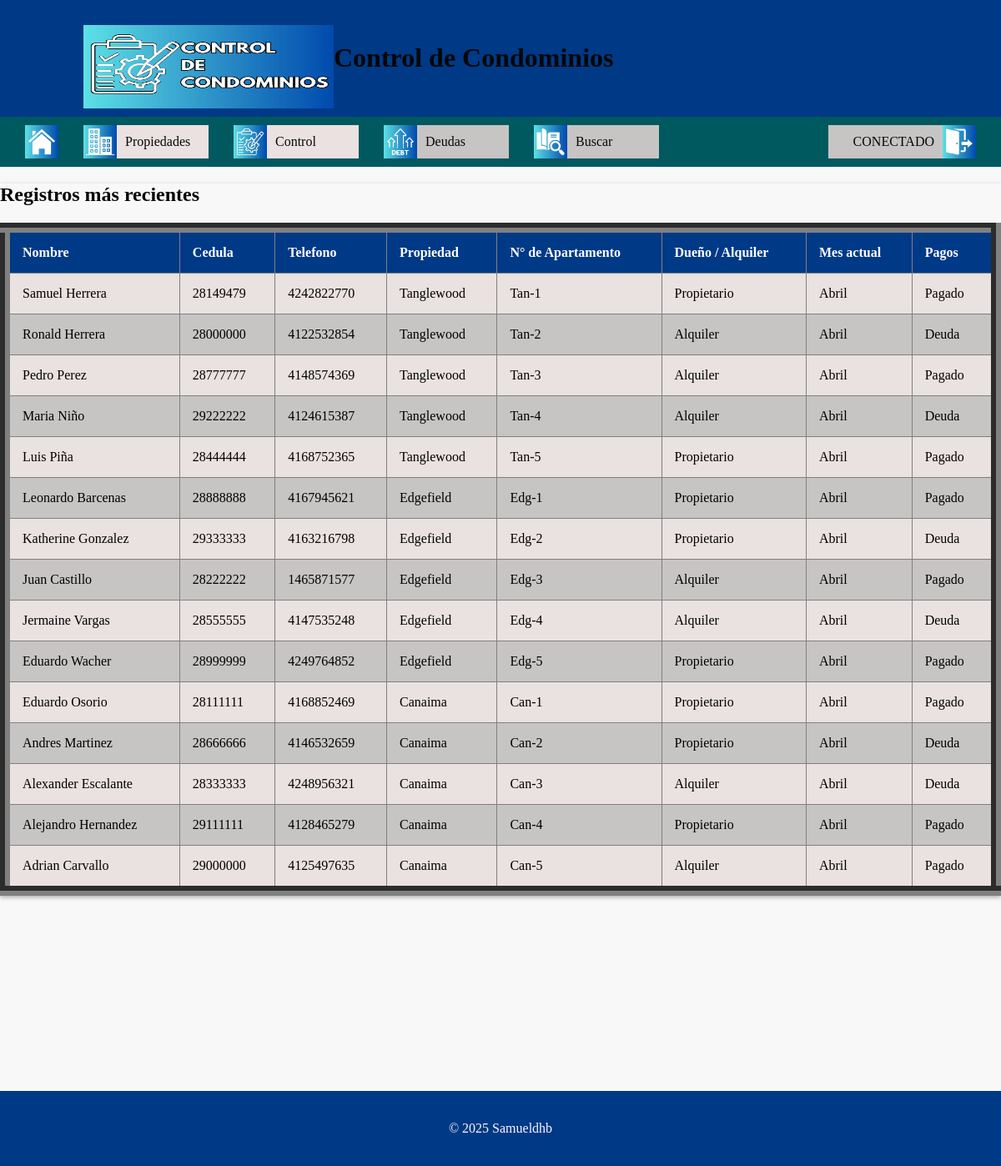
The app's page /home.php with its own data.
### tables this page shows
CREATE TABLE `t_residentes` (
  `Id_residente` int(50) NOT NULL,
  `Nombre` varchar(50) NOT NULL,
  `Cedula` int(50) NOT NULL,
  `Telefono` bigint(50) NOT NULL,
  `Tipo_res` enum('Alquiler','Propietario') NOT NULL
);

CREATE TABLE `t_propiedades` (
  `Id_propiedad` int(50) NOT NULL,
  `Nom_propiedad` varchar(50) NOT NULL,
  `Direccion` varchar(250) NOT NULL
);

CREATE TABLE `t_apartamentos` (
  `Nro_apartamento` varchar(50) NOT NULL,
  `Id_propiedad` int(50) NOT NULL
);

CREATE TABLE `t_cobranzas` (
  `Id_cobranza` int(50) NOT NULL,
  `Nro_apartamento` varchar(50) NOT NULL,
  `Id_residente` int(50) NOT NULL,
  `Pagos` enum('Pagado','Deuda') NOT NULL,
  `Meses` enum('Abril','Mayo','Junio','Julio','Agosto') NOT NULL,
  `Fechas` date NOT NULL
);

### home.php (the view, shortened to what this page needs)
<!DOCTYPE html>
<html lang="es">
<head>
    <link rel="stylesheet" href="style.css">
</head>
<body>
<header>
        <div class="container">
        <a href="home.php">
            <img src="img/banner.jpg" class="logo">
            <h1>Control de Condominios</h1>
        </div>
    </header>
    <?php
    include "nav_home.php";
    ?>
    <?php
        include 'dbteams.php';
        $SQL = "SELECT
    r.Nombre,
    r.Cedula,
    r.Telefono,
    p.Nom_propiedad AS Propiedad,
    a.Nro_apartamento,
    r.Tipo_res AS Tipo,
    c.Meses,
    c.Pagos
FROM
    t_residentes r
JOIN
    t_cobranzas c ON r.Id_residente = c.Id_residente
JOIN
    t_apartamentos a ON c.Nro_apartamento = a.Nro_apartamento
JOIN
    t_propiedades p ON a.Id_propiedad = p.Id_propiedad;";
        $resultado = mysqli_query($cone, $SQL);
    ?>
    <div class="row">
    <section class="tabla-container">
        <h2>Registros más recientes</h2>
        <center><table border="12">
            <thead>
                <tr>
                    <th>Nombre</th>
                    <th>Cedula</th>
                    <th>Telefono</th>
                    <th>Propiedad</th>
                    <th>N° de Apartamento</th>
                    <th>Dueño / Alquiler</th>
                    <th>Mes actual</th>
                    <th>Pagos</th>
                </tr>
            </thead>
            <tbody>
                <?php while($row = mysqli_fetch_assoc($resultado)) { ?>
                    <tr>
                        <td><?php echo htmlspecialchars($row['Nombre']); ?></td>
                        <td><?php echo htmlspecialchars($row['Cedula']); ?></td>
                        <td><?php echo htmlspecialchars($row['Telefono']); ?></td>
                        <td><?php echo htmlspecialchars($row['Propiedad']); ?></td>
                        <td><?php echo htmlspecialchars($row['Nro_apartamento']); ?></td>
                        <td><?php echo htmlspecialchars($row['Tipo']); ?></td>
                        <td><?php echo htmlspecialchars($row['Meses']); ?></td>
                        <td><?php echo htmlspecialchars($row['Pagos']); ?></td>
                    </tr>
                <?php } ?>
            </tbody>
        </table></center>
    </div>
    </body>
        <br><br><br><br><br><br><br><br><br><br><br><br><br>
        <footer>
        <div class="container">
            <p>&copy; 2025 Samueldhb</p>
        </div>
    </footer>
    </html>

### style.css (style rules this page uses)
body { font-family: 'Chakra Petch'; margin: 0; padding: 0; background-color: #f8f8f8; position: relative; min-height: 100vh; }
.container { max-width: 1000px; margin: 0 auto; padding: 20px; }
header { background-color: #003986; color: #f8f8f8; padding: 10px 0; }
.logo { width: 300px; height: 100px; float: left; }
a { text-decoration: none; color: #070707; }
h2 { text-align: center; margin-bottom: 20px; color: #070707; }
.tabla-container table { border-collapse: collapse; width: 100%; }
.tabla-container h2 { text-align: left; }
.tabla-container th, .tabla-container td { padding: 15px; text-align: left; }
.tabla-container th { background-color: #003986; color: white; }
.tabla-container tbody tr:nth-child(even) { background-color: #C7C4C4; }
.tabla-container tbody tr:nth-child(odd) { background-color: #eae1e1; }
.tabla-container { border-collapse: collapse; width: 100%; box-shadow: 0px 2px 5px rgba(0, 0, 0, 0.3); }
footer { background-color: #003986; color: #f8f8f8; text-align: center; bottom: 0; width: 100%; }

### records on screen
t_residentes: Nombre "Samuel Herrera", Cedula "28149479", Telefono "4242822770", t_propiedades.Nom_propiedad "Tanglewood", t_apartamentos.Nro_apartamento "Tan-1", Tipo_res "Propietario", t_cobranzas.Meses "Abril", t_cobranzas.Pagos "Pagado"
t_residentes: Nombre "Ronald Herrera", Cedula "28000000", Telefono "4122532854", t_propiedades.Nom_propiedad "Tanglewood", t_apartamentos.Nro_apartamento "Tan-2", Tipo_res "Alquiler", t_cobranzas.Meses "Abril", t_cobranzas.Pagos "Deuda"
t_residentes: Nombre "Pedro Perez", Cedula "28777777", Telefono "4148574369", t_propiedades.Nom_propiedad "Tanglewood", t_apartamentos.Nro_apartamento "Tan-3", Tipo_res "Alquiler", t_cobranzas.Meses "Abril", t_cobranzas.Pagos "Pagado"
t_residentes: Nombre "Maria Niño", Cedula "29222222", Telefono "4124615387", t_propiedades.Nom_propiedad "Tanglewood", t_apartamentos.Nro_apartamento "Tan-4", Tipo_res "Alquiler", t_cobranzas.Meses "Abril", t_cobranzas.Pagos "Deuda"
t_residentes: Nombre "Luis Piña", Cedula "28444444", Telefono "4168752365", t_propiedades.Nom_propiedad "Tanglewood", t_apartamentos.Nro_apartamento "Tan-5", Tipo_res "Propietario", t_cobranzas.Meses "Abril", t_cobranzas.Pagos "Pagado"
t_residentes: Nombre "Leonardo Barcenas", Cedula "28888888", Telefono "4167945621", t_propiedades.Nom_propiedad "Edgefield", t_apartamentos.Nro_apartamento "Edg-1", Tipo_res "Propietario", t_cobranzas.Meses "Abril", t_cobranzas.Pagos "Pagado"
t_residentes: Nombre "Katherine Gonzalez", Cedula "29333333", Telefono "4163216798", t_propiedades.Nom_propiedad "Edgefield", t_apartamentos.Nro_apartamento "Edg-2", Tipo_res "Propietario", t_cobranzas.Meses "Abril", t_cobranzas.Pagos "Deuda"
t_residentes: Nombre "Juan Castillo", Cedula "28222222", Telefono "1465871577", t_propiedades.Nom_propiedad "Edgefield", t_apartamentos.Nro_apartamento "Edg-3", Tipo_res "Alquiler", t_cobranzas.Meses "Abril", t_cobranzas.Pagos "Pagado"
t_residentes: Nombre "Jermaine Vargas", Cedula "28555555", Telefono "4147535248", t_propiedades.Nom_propiedad "Edgefield", t_apartamentos.Nro_apartamento "Edg-4", Tipo_res "Alquiler", t_cobranzas.Meses "Abril", t_cobranzas.Pagos "Deuda"
t_residentes: Nombre "Eduardo Wacher", Cedula "28999999", Telefono "4249764852", t_propiedades.Nom_propiedad "Edgefield", t_apartamentos.Nro_apartamento "Edg-5", Tipo_res "Propietario", t_cobranzas.Meses "Abril", t_cobranzas.Pagos "Pagado"
t_residentes: Nombre "Eduardo Osorio", Cedula "28111111", Telefono "4168852469", t_propiedades.Nom_propiedad "Canaima", t_apartamentos.Nro_apartamento "Can-1", Tipo_res "Propietario", t_cobranzas.Meses "Abril", t_cobranzas.Pagos "Pagado"
t_residentes: Nombre "Andres Martinez", Cedula "28666666", Telefono "4146532659", t_propiedades.Nom_propiedad "Canaima", t_apartamentos.Nro_apartamento "Can-2", Tipo_res "Propietario", t_cobranzas.Meses "Abril", t_cobranzas.Pagos "Deuda"
t_residentes: Nombre "Alexander Escalante", Cedula "28333333", Telefono "4248956321", t_propiedades.Nom_propiedad "Canaima", t_apartamentos.Nro_apartamento "Can-3", Tipo_res "Alquiler", t_cobranzas.Meses "Abril", t_cobranzas.Pagos "Deuda"
t_residentes: Nombre "Alejandro Hernandez", Cedula "29111111", Telefono "4128465279", t_propiedades.Nom_propiedad "Canaima", t_apartamentos.Nro_apartamento "Can-4", Tipo_res "Propietario", t_cobranzas.Meses "Abril", t_cobranzas.Pagos "Pagado"
t_residentes: Nombre "Adrian Carvallo", Cedula "29000000", Telefono "4125497635", t_propiedades.Nom_propiedad "Canaima", t_apartamentos.Nro_apartamento "Can-5", Tipo_res "Alquiler", t_cobranzas.Meses "Abril", t_cobranzas.Pagos "Pagado"
